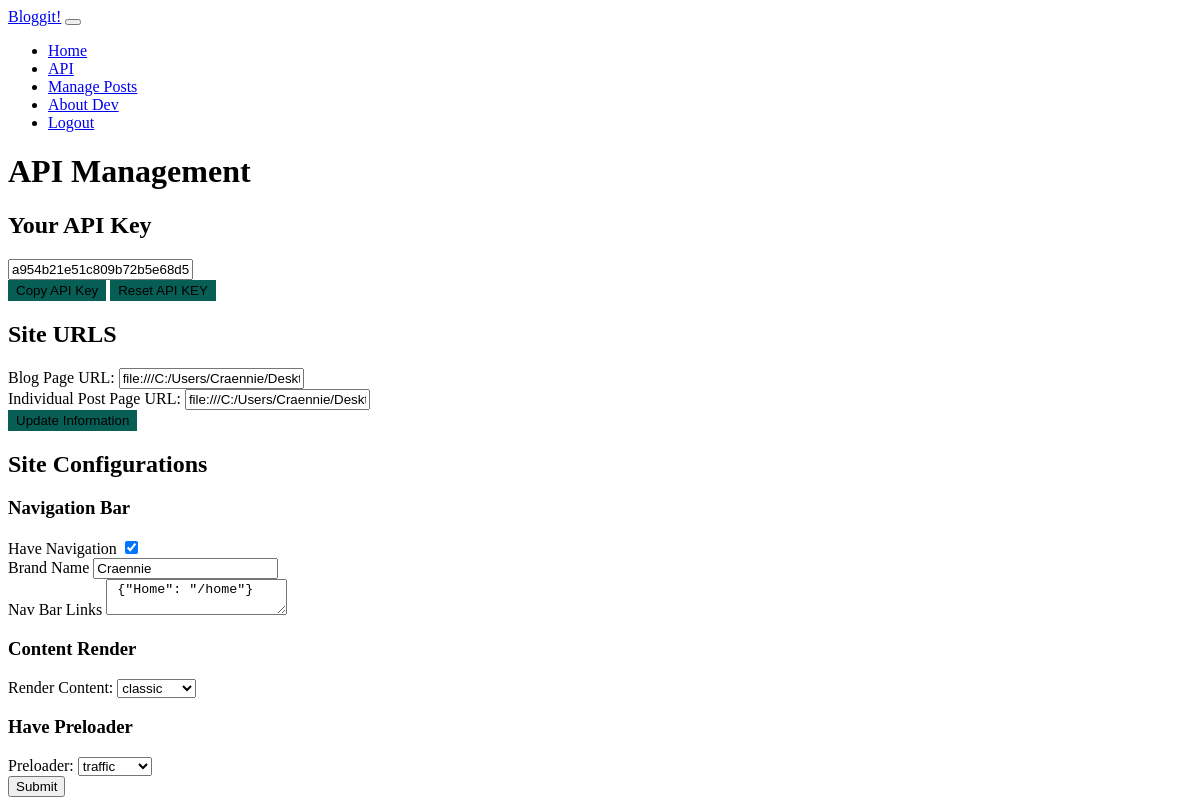
Page /v2/api-v2 (signed in) on the earlier database version.
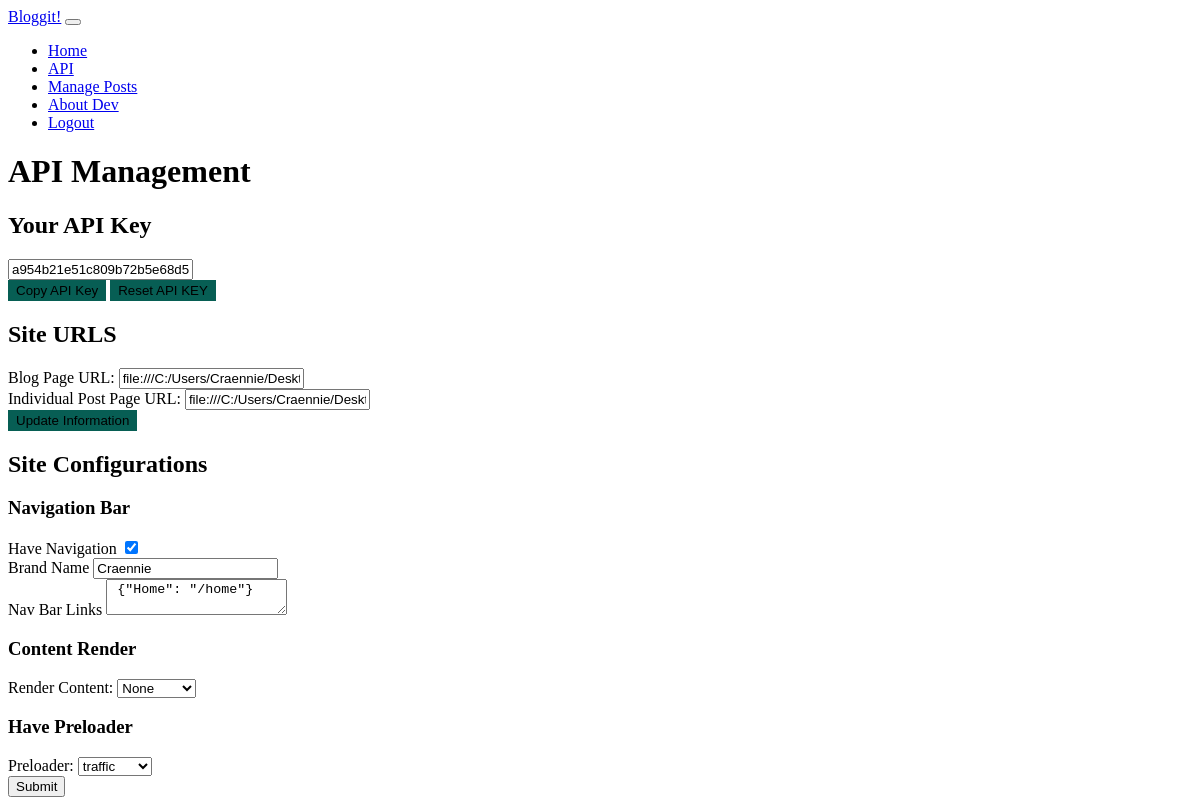
Same page on the later database version.
### app/models.py (models this page shows, shortened)
class UserConfig(models.Model):
    user = models.OneToOneField(User, on_delete=models.CASCADE)
    brand_name = models.CharField(max_length = 100)
    preloader = models.CharField(max_length = 15)
    cont_rend = models.CharField(max_length = 15, blank = True, null = True)
    have_header = models.BooleanField(default = False)
    header_type = models.CharField(max_length = 15)
    header_links = models.JSONField()

### api_v2/views.py (the view, shortened to what this page needs)
# urls.py: path("api-v2", ApiPageView.as_view())
class ApiPageView(View):
    template_name = "v2/api.html"
    def get(self, request, *args, **kwargs):
        token, create_token = Token.objects.get_or_create(user = request.user)
        user_config, create = UserConfig.objects.get_or_create(user = request.user)
        try:
            user_sites = get_object_or_404(UserSites, user = request.user)
        except:
            user_sites = []
        if token:
            user_api_key = token.key
        elif token is None:
            user_api_key = create_token.key
        else:
            user_api_key = "Not Available for now!"
        rc_options = ["slimy-vue", "classic"]
        pl_options = ["veron", "loda", "growdan", "traffic"]
        context = {
            "api_key": user_api_key,
            "user_sites": user_sites,
            "config": user_config,
            "rc_options": rc_options,
            "pl_options": pl_options,
            "links": json.dumps(user_config.header_links)
        }
        return render(request, self.template_name, context)

### templates/v2/api.html (shortened to what the changed rows need)
{% load static %}
<!DOCTYPE html>
<html>
<head>
</head>
<body>
<div class="container mt-5">
    <h1>API Management</h1>
    <div class="container mt-5">
        <div class="row mt-4">
            <div class="col-md-6">
                <div class="row">
                    <div class="col-md-12">
                        <h2>Your API Key</h2>
                    </div>
                </div>
            </div>
            <div class="col-md-6 site">
                <h2>Site URLS</h2>
            </div>
            <div class="col-md-6-site">
                <h2>Site Configurations</h2>
                <form action="" method="post">
                    <div id="head-settings" class="blog-set">
                        <div class="form-group">
                            <label for="brand_name">Brand Name</label>
                            <input type="text" class="form-control" id="brand_name" name="brand_name" placeholder="Enter Brand Name" value = {{config.brand_name}}>
                        </div>
                    </div>
                    <div id="cont-settings" class="blog-set">
                        <div class="form-group">
                            <label for="render_content">Render Content:</label>
                            <select name="render_content" id="render_content">
                                <option value="">None</option>
                                {% for rc in rc_options %}
                                    {% if config.cont_rend == rc %}
                                        <option value="{{rc}}" selected>{{rc}}</option>
                                    {% else %}
                                        <option value="{{rc}}">{{rc}}</option>
                                    {% endif %}
                                {% endfor %}
                            </select>
                        </div>
                    </div>
                </form>
            </div>
        </div>
    </div>
</div>
</body>
</html>

Differences in the rows shown:
changed UserConfig "Craennie": render_content "classic" → (not shown)
Other differences:
form field render_content: (not shown) → "None"
